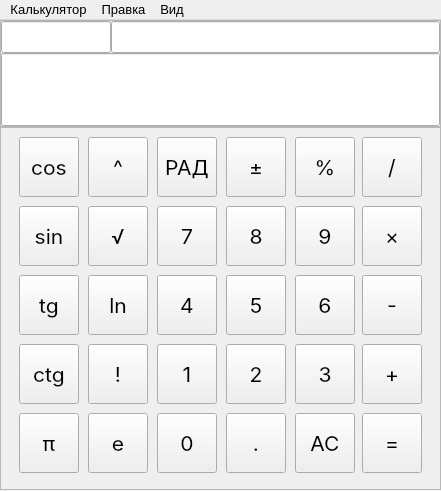
<?xml version="1.0" encoding="UTF-8"?>
<ui version="4.0">
 <class>MainWindow</class>
 <widget class="QMainWindow" name="MainWindow">
  <property name="geometry">
   <rect>
    <x>0</x>
    <y>0</y>
    <width>441</width>
    <height>491</height>
   </rect>
  </property>
  <property name="sizePolicy">
   <sizepolicy hsizetype="Minimum" vsizetype="Minimum">
    <horstretch>0</horstretch>
    <verstretch>0</verstretch>
   </sizepolicy>
  </property>
  <property name="minimumSize">
   <size>
    <width>303</width>
    <height>491</height>
   </size>
  </property>
  <property name="maximumSize">
   <size>
    <width>441</width>
    <height>491</height>
   </size>
  </property>
  <property name="font">
   <font>
    <pointsize>10</pointsize>
   </font>
  </property>
  <property name="windowTitle">
   <string>MainWindow</string>
  </property>
  <widget class="QWidget" name="centralwidget">
   <property name="sizePolicy">
    <sizepolicy hsizetype="Minimum" vsizetype="Minimum">
     <horstretch>0</horstretch>
     <verstretch>0</verstretch>
    </sizepolicy>
   </property>
   <property name="minimumSize">
    <size>
     <width>303</width>
     <height>466</height>
    </size>
   </property>
   <property name="maximumSize">
    <size>
     <width>441</width>
     <height>470</height>
    </size>
   </property>
   <property name="styleSheet">
    <string notr="true"/>
   </property>
   <layout class="QVBoxLayout" name="verticalLayout_2">
    <property name="spacing">
     <number>0</number>
    </property>
    <property name="leftMargin">
     <number>0</number>
    </property>
    <property name="topMargin">
     <number>0</number>
    </property>
    <property name="rightMargin">
     <number>0</number>
    </property>
    <property name="bottomMargin">
     <number>0</number>
    </property>
    <item>
     <widget class="QFrame" name="display">
      <property name="sizePolicy">
       <sizepolicy hsizetype="Minimum" vsizetype="Minimum">
        <horstretch>0</horstretch>
        <verstretch>0</verstretch>
       </sizepolicy>
      </property>
      <property name="minimumSize">
       <size>
        <width>267</width>
        <height>107</height>
       </size>
      </property>
      <property name="frameShape">
       <enum>QFrame::StyledPanel</enum>
      </property>
      <property name="frameShadow">
       <enum>QFrame::Raised</enum>
      </property>
      <layout class="QVBoxLayout" name="verticalLayout" stretch="1,4">
       <property name="spacing">
        <number>0</number>
       </property>
       <property name="leftMargin">
        <number>0</number>
       </property>
       <property name="topMargin">
        <number>0</number>
       </property>
       <property name="rightMargin">
        <number>0</number>
       </property>
       <property name="bottomMargin">
        <number>0</number>
       </property>
       <item>
        <layout class="QHBoxLayout" name="secondaryDisplay" stretch="1,3">
         <property name="spacing">
          <number>0</number>
         </property>
         <item>
          <widget class="QLineEdit" name="indicator">
           <property name="sizePolicy">
            <sizepolicy hsizetype="Expanding" vsizetype="Minimum">
             <horstretch>0</horstretch>
             <verstretch>0</verstretch>
            </sizepolicy>
           </property>
           <property name="minimumSize">
            <size>
             <width>0</width>
             <height>32</height>
            </size>
           </property>
           <property name="font">
            <font>
             <pointsize>16</pointsize>
            </font>
           </property>
           <property name="alignment">
            <set>Qt::AlignLeading|Qt::AlignLeft|Qt::AlignVCenter</set>
           </property>
           <property name="readOnly">
            <bool>true</bool>
           </property>
          </widget>
         </item>
         <item>
          <widget class="QLineEdit" name="secondaryText">
           <property name="sizePolicy">
            <sizepolicy hsizetype="Expanding" vsizetype="Minimum">
             <horstretch>0</horstretch>
             <verstretch>0</verstretch>
            </sizepolicy>
           </property>
           <property name="minimumSize">
            <size>
             <width>0</width>
             <height>32</height>
            </size>
           </property>
           <property name="font">
            <font>
             <family>.AppleSystemUIFont</family>
             <pointsize>24</pointsize>
            </font>
           </property>
           <property name="alignment">
            <set>Qt::AlignRight|Qt::AlignTrailing|Qt::AlignVCenter</set>
           </property>
           <property name="readOnly">
            <bool>true</bool>
           </property>
          </widget>
         </item>
        </layout>
       </item>
       <item>
        <widget class="QLineEdit" name="primaryText">
         <property name="sizePolicy">
          <sizepolicy hsizetype="Expanding" vsizetype="Minimum">
           <horstretch>0</horstretch>
           <verstretch>0</verstretch>
          </sizepolicy>
         </property>
         <property name="minimumSize">
          <size>
           <width>0</width>
           <height>48</height>
          </size>
         </property>
         <property name="font">
          <font>
           <pointsize>36</pointsize>
          </font>
         </property>
         <property name="alignment">
          <set>Qt::AlignRight|Qt::AlignTrailing|Qt::AlignVCenter</set>
         </property>
         <property name="readOnly">
          <bool>true</bool>
         </property>
        </widget>
       </item>
      </layout>
     </widget>
    </item>
    <item>
     <widget class="QFrame" name="keyboard">
      <property name="sizePolicy">
       <sizepolicy hsizetype="Minimum" vsizetype="Minimum">
        <horstretch>0</horstretch>
        <verstretch>0</verstretch>
       </sizepolicy>
      </property>
      <property name="minimumSize">
       <size>
        <width>267</width>
        <height>363</height>
       </size>
      </property>
      <property name="frameShape">
       <enum>QFrame::StyledPanel</enum>
      </property>
      <property name="frameShadow">
       <enum>QFrame::Raised</enum>
      </property>
      <property name="lineWidth">
       <number>0</number>
      </property>
      <layout class="QHBoxLayout" name="horizontalLayout">
       <property name="spacing">
        <number>9</number>
       </property>
       <property name="leftMargin">
        <number>18</number>
       </property>
       <property name="topMargin">
        <number>9</number>
       </property>
       <property name="rightMargin">
        <number>18</number>
       </property>
       <property name="bottomMargin">
        <number>18</number>
       </property>
       <item>
        <widget class="QWidget" name="trigonometry" native="true">
         <property name="sizePolicy">
          <sizepolicy hsizetype="Minimum" vsizetype="Minimum">
           <horstretch>0</horstretch>
           <verstretch>0</verstretch>
          </sizepolicy>
         </property>
         <property name="minimumSize">
          <size>
           <width>60</width>
           <height>336</height>
          </size>
         </property>
         <layout class="QVBoxLayout" name="verticalLayout_4">
          <property name="spacing">
           <number>9</number>
          </property>
          <property name="leftMargin">
           <number>0</number>
          </property>
          <property name="topMargin">
           <number>0</number>
          </property>
          <property name="rightMargin">
           <number>0</number>
          </property>
          <property name="bottomMargin">
           <number>0</number>
          </property>
          <item>
           <widget class="QPushButton" name="cos">
            <property name="sizePolicy">
             <sizepolicy hsizetype="Maximum" vsizetype="Maximum">
              <horstretch>0</horstretch>
              <verstretch>0</verstretch>
             </sizepolicy>
            </property>
            <property name="minimumSize">
             <size>
              <width>60</width>
              <height>60</height>
             </size>
            </property>
            <property name="maximumSize">
             <size>
              <width>60</width>
              <height>60</height>
             </size>
            </property>
            <property name="font">
             <font>
              <family>Inter</family>
              <pointsize>16</pointsize>
             </font>
            </property>
            <property name="styleSheet">
             <string notr="true"/>
            </property>
            <property name="text">
             <string>cos</string>
            </property>
           </widget>
          </item>
          <item>
           <widget class="QPushButton" name="sin">
            <property name="sizePolicy">
             <sizepolicy hsizetype="Maximum" vsizetype="Maximum">
              <horstretch>0</horstretch>
              <verstretch>0</verstretch>
             </sizepolicy>
            </property>
            <property name="minimumSize">
             <size>
              <width>60</width>
              <height>60</height>
             </size>
            </property>
            <property name="maximumSize">
             <size>
              <width>60</width>
              <height>60</height>
             </size>
            </property>
            <property name="font">
             <font>
              <family>Inter</family>
              <pointsize>16</pointsize>
             </font>
            </property>
            <property name="styleSheet">
             <string notr="true"/>
            </property>
            <property name="text">
             <string>sin</string>
            </property>
           </widget>
          </item>
          <item>
           <widget class="QPushButton" name="tg">
            <property name="sizePolicy">
             <sizepolicy hsizetype="Maximum" vsizetype="Maximum">
              <horstretch>0</horstretch>
              <verstretch>0</verstretch>
             </sizepolicy>
            </property>
            <property name="minimumSize">
             <size>
              <width>60</width>
              <height>60</height>
             </size>
            </property>
            <property name="maximumSize">
             <size>
              <width>60</width>
              <height>60</height>
             </size>
            </property>
            <property name="font">
             <font>
              <family>Inter</family>
              <pointsize>16</pointsize>
             </font>
            </property>
            <property name="styleSheet">
             <string notr="true"/>
            </property>
            <property name="text">
             <string>tg</string>
            </property>
           </widget>
          </item>
          <item>
           <widget class="QPushButton" name="ctg">
            <property name="sizePolicy">
             <sizepolicy hsizetype="Maximum" vsizetype="Maximum">
              <horstretch>0</horstretch>
              <verstretch>0</verstretch>
             </sizepolicy>
            </property>
            <property name="minimumSize">
             <size>
              <width>60</width>
              <height>60</height>
             </size>
            </property>
            <property name="maximumSize">
             <size>
              <width>60</width>
              <height>60</height>
             </size>
            </property>
            <property name="font">
             <font>
              <family>Inter</family>
              <pointsize>16</pointsize>
             </font>
            </property>
            <property name="styleSheet">
             <string notr="true"/>
            </property>
            <property name="text">
             <string>ctg</string>
            </property>
           </widget>
          </item>
          <item>
           <widget class="QPushButton" name="pi">
            <property name="sizePolicy">
             <sizepolicy hsizetype="Maximum" vsizetype="Maximum">
              <horstretch>0</horstretch>
              <verstretch>0</verstretch>
             </sizepolicy>
            </property>
            <property name="minimumSize">
             <size>
              <width>60</width>
              <height>60</height>
             </size>
            </property>
            <property name="maximumSize">
             <size>
              <width>60</width>
              <height>60</height>
             </size>
            </property>
            <property name="font">
             <font>
              <family>Inter</family>
              <pointsize>16</pointsize>
             </font>
            </property>
            <property name="styleSheet">
             <string notr="true"/>
            </property>
            <property name="text">
             <string>π</string>
            </property>
           </widget>
          </item>
         </layout>
        </widget>
       </item>
       <item>
        <widget class="QWidget" name="alg" native="true">
         <property name="sizePolicy">
          <sizepolicy hsizetype="Minimum" vsizetype="Minimum">
           <horstretch>0</horstretch>
           <verstretch>0</verstretch>
          </sizepolicy>
         </property>
         <property name="minimumSize">
          <size>
           <width>60</width>
           <height>336</height>
          </size>
         </property>
         <layout class="QVBoxLayout" name="verticalLayout_3">
          <property name="spacing">
           <number>9</number>
          </property>
          <property name="leftMargin">
           <number>0</number>
          </property>
          <property name="topMargin">
           <number>0</number>
          </property>
          <property name="rightMargin">
           <number>0</number>
          </property>
          <property name="bottomMargin">
           <number>0</number>
          </property>
          <item>
           <widget class="QPushButton" name="pow">
            <property name="sizePolicy">
             <sizepolicy hsizetype="Maximum" vsizetype="Maximum">
              <horstretch>0</horstretch>
              <verstretch>0</verstretch>
             </sizepolicy>
            </property>
            <property name="minimumSize">
             <size>
              <width>60</width>
              <height>60</height>
             </size>
            </property>
            <property name="maximumSize">
             <size>
              <width>60</width>
              <height>60</height>
             </size>
            </property>
            <property name="font">
             <font>
              <family>Inter</family>
              <pointsize>16</pointsize>
             </font>
            </property>
            <property name="styleSheet">
             <string notr="true"/>
            </property>
            <property name="text">
             <string>^</string>
            </property>
            <property name="icon">
             <iconset>
              <normaloff>:/icons/chevron-up.png</normaloff>:/icons/chevron-up.png</iconset>
            </property>
           </widget>
          </item>
          <item>
           <widget class="QPushButton" name="sqrt">
            <property name="sizePolicy">
             <sizepolicy hsizetype="Maximum" vsizetype="Maximum">
              <horstretch>0</horstretch>
              <verstretch>0</verstretch>
             </sizepolicy>
            </property>
            <property name="minimumSize">
             <size>
              <width>60</width>
              <height>60</height>
             </size>
            </property>
            <property name="maximumSize">
             <size>
              <width>60</width>
              <height>60</height>
             </size>
            </property>
            <property name="font">
             <font>
              <family>Inter</family>
              <pointsize>16</pointsize>
             </font>
            </property>
            <property name="styleSheet">
             <string notr="true"/>
            </property>
            <property name="text">
             <string>√</string>
            </property>
            <property name="iconSize">
             <size>
              <width>24</width>
              <height>24</height>
             </size>
            </property>
           </widget>
          </item>
          <item>
           <widget class="QPushButton" name="log">
            <property name="sizePolicy">
             <sizepolicy hsizetype="Maximum" vsizetype="Maximum">
              <horstretch>0</horstretch>
              <verstretch>0</verstretch>
             </sizepolicy>
            </property>
            <property name="minimumSize">
             <size>
              <width>60</width>
              <height>60</height>
             </size>
            </property>
            <property name="maximumSize">
             <size>
              <width>60</width>
              <height>60</height>
             </size>
            </property>
            <property name="font">
             <font>
              <family>Inter</family>
              <pointsize>16</pointsize>
             </font>
            </property>
            <property name="styleSheet">
             <string notr="true"/>
            </property>
            <property name="text">
             <string>ln</string>
            </property>
           </widget>
          </item>
          <item>
           <widget class="QPushButton" name="fact">
            <property name="sizePolicy">
             <sizepolicy hsizetype="Maximum" vsizetype="Maximum">
              <horstretch>0</horstretch>
              <verstretch>0</verstretch>
             </sizepolicy>
            </property>
            <property name="minimumSize">
             <size>
              <width>60</width>
              <height>60</height>
             </size>
            </property>
            <property name="maximumSize">
             <size>
              <width>60</width>
              <height>60</height>
             </size>
            </property>
            <property name="font">
             <font>
              <family>Inter</family>
              <pointsize>16</pointsize>
             </font>
            </property>
            <property name="styleSheet">
             <string notr="true"/>
            </property>
            <property name="text">
             <string>!</string>
            </property>
           </widget>
          </item>
          <item>
           <widget class="QPushButton" name="e">
            <property name="sizePolicy">
             <sizepolicy hsizetype="Maximum" vsizetype="Maximum">
              <horstretch>0</horstretch>
              <verstretch>0</verstretch>
             </sizepolicy>
            </property>
            <property name="minimumSize">
             <size>
              <width>60</width>
              <height>60</height>
             </size>
            </property>
            <property name="maximumSize">
             <size>
              <width>60</width>
              <height>60</height>
             </size>
            </property>
            <property name="font">
             <font>
              <family>Inter</family>
              <pointsize>16</pointsize>
             </font>
            </property>
            <property name="styleSheet">
             <string notr="true"/>
            </property>
            <property name="text">
             <string>e</string>
            </property>
           </widget>
          </item>
         </layout>
        </widget>
       </item>
       <item>
        <widget class="QWidget" name="basic" native="true">
         <property name="sizePolicy">
          <sizepolicy hsizetype="Minimum" vsizetype="Minimum">
           <horstretch>0</horstretch>
           <verstretch>0</verstretch>
          </sizepolicy>
         </property>
         <property name="minimumSize">
          <size>
           <width>198</width>
           <height>336</height>
          </size>
         </property>
         <layout class="QVBoxLayout" name="verticalLayout_6">
          <property name="spacing">
           <number>9</number>
          </property>
          <property name="leftMargin">
           <number>0</number>
          </property>
          <property name="topMargin">
           <number>0</number>
          </property>
          <property name="rightMargin">
           <number>0</number>
          </property>
          <property name="bottomMargin">
           <number>0</number>
          </property>
          <item>
           <layout class="QHBoxLayout" name="controls">
            <property name="spacing">
             <number>9</number>
            </property>
            <item>
             <widget class="QPushButton" name="toRad">
              <property name="sizePolicy">
               <sizepolicy hsizetype="Maximum" vsizetype="Maximum">
                <horstretch>0</horstretch>
                <verstretch>0</verstretch>
               </sizepolicy>
              </property>
              <property name="minimumSize">
               <size>
                <width>60</width>
                <height>60</height>
               </size>
              </property>
              <property name="maximumSize">
               <size>
                <width>60</width>
                <height>60</height>
               </size>
              </property>
              <property name="font">
               <font>
                <family>Inter</family>
                <pointsize>16</pointsize>
               </font>
              </property>
              <property name="styleSheet">
               <string notr="true"/>
              </property>
              <property name="text">
               <string>РАД</string>
              </property>
             </widget>
            </item>
            <item>
             <widget class="QPushButton" name="changeSign">
              <property name="sizePolicy">
               <sizepolicy hsizetype="Maximum" vsizetype="Maximum">
                <horstretch>0</horstretch>
                <verstretch>0</verstretch>
               </sizepolicy>
              </property>
              <property name="minimumSize">
               <size>
                <width>60</width>
                <height>60</height>
               </size>
              </property>
              <property name="maximumSize">
               <size>
                <width>60</width>
                <height>60</height>
               </size>
              </property>
              <property name="font">
               <font>
                <family>Inter</family>
                <pointsize>16</pointsize>
               </font>
              </property>
              <property name="styleSheet">
               <string notr="true"/>
              </property>
              <property name="text">
               <string>±</string>
              </property>
              <property name="iconSize">
               <size>
                <width>18</width>
                <height>18</height>
               </size>
              </property>
             </widget>
            </item>
            <item>
             <widget class="QPushButton" name="percent">
              <property name="sizePolicy">
               <sizepolicy hsizetype="Maximum" vsizetype="Maximum">
                <horstretch>0</horstretch>
                <verstretch>0</verstretch>
               </sizepolicy>
              </property>
              <property name="minimumSize">
               <size>
                <width>60</width>
                <height>60</height>
               </size>
              </property>
              <property name="maximumSize">
               <size>
                <width>60</width>
                <height>60</height>
               </size>
              </property>
              <property name="font">
               <font>
                <family>Inter</family>
                <pointsize>16</pointsize>
               </font>
              </property>
              <property name="styleSheet">
               <string notr="true"/>
              </property>
              <property name="text">
               <string>%</string>
              </property>
             </widget>
            </item>
           </layout>
          </item>
          <item>
           <layout class="QGridLayout" name="nums">
            <property name="spacing">
             <number>9</number>
            </property>
            <item row="0" column="0">
             <widget class="QPushButton" name="seven">
              <property name="sizePolicy">
               <sizepolicy hsizetype="Maximum" vsizetype="Maximum">
                <horstretch>0</horstretch>
                <verstretch>0</verstretch>
               </sizepolicy>
              </property>
              <property name="minimumSize">
               <size>
                <width>60</width>
                <height>60</height>
               </size>
              </property>
              <property name="maximumSize">
               <size>
                <width>60</width>
                <height>60</height>
               </size>
              </property>
              <property name="font">
               <font>
                <family>Inter</family>
                <pointsize>16</pointsize>
               </font>
              </property>
              <property name="styleSheet">
               <string notr="true"/>
              </property>
              <property name="text">
               <string>7</string>
              </property>
             </widget>
            </item>
            <item row="0" column="1">
             <widget class="QPushButton" name="eight">
              <property name="sizePolicy">
               <sizepolicy hsizetype="Maximum" vsizetype="Maximum">
                <horstretch>0</horstretch>
                <verstretch>0</verstretch>
               </sizepolicy>
              </property>
              <property name="minimumSize">
               <size>
                <width>60</width>
                <height>60</height>
               </size>
              </property>
              <property name="maximumSize">
               <size>
                <width>60</width>
                <height>60</height>
               </size>
              </property>
              <property name="font">
               <font>
                <family>Inter</family>
                <pointsize>16</pointsize>
               </font>
              </property>
              <property name="styleSheet">
               <string notr="true"/>
              </property>
              <property name="text">
               <string>8</string>
              </property>
             </widget>
            </item>
            <item row="0" column="2">
             <widget class="QPushButton" name="nine">
              <property name="sizePolicy">
               <sizepolicy hsizetype="Maximum" vsizetype="Maximum">
                <horstretch>0</horstretch>
                <verstretch>0</verstretch>
               </sizepolicy>
              </property>
              <property name="minimumSize">
               <size>
                <width>60</width>
                <height>60</height>
               </size>
              </property>
              <property name="maximumSize">
               <size>
                <width>60</width>
                <height>60</height>
               </size>
              </property>
              <property name="font">
               <font>
                <family>Inter</family>
                <pointsize>16</pointsize>
               </font>
              </property>
              <property name="styleSheet">
               <string notr="true"/>
              </property>
              <property name="text">
               <string>9</string>
              </property>
             </widget>
            </item>
            <item row="1" column="0">
             <widget class="QPushButton" name="four">
              <property name="sizePolicy">
               <sizepolicy hsizetype="Maximum" vsizetype="Maximum">
                <horstretch>0</horstretch>
                <verstretch>0</verstretch>
               </sizepolicy>
              </property>
              <property name="minimumSize">
               <size>
                <width>60</width>
                <height>60</height>
               </size>
              </property>
              <property name="maximumSize">
               <size>
                <width>60</width>
                <height>60</height>
               </size>
              </property>
              <property name="font">
               <font>
                <family>Inter</family>
                <pointsize>16</pointsize>
               </font>
              </property>
              <property name="styleSheet">
               <string notr="true"/>
              </property>
              <property name="text">
               <string>4</string>
              </property>
             </widget>
            </item>
            <item row="1" column="1">
             <widget class="QPushButton" name="five">
              <property name="sizePolicy">
               <sizepolicy hsizetype="Maximum" vsizetype="Maximum">
                <horstretch>0</horstretch>
                <verstretch>0</verstretch>
               </sizepolicy>
              </property>
              <property name="minimumSize">
               <size>
                <width>60</width>
                <height>60</height>
               </size>
              </property>
              <property name="maximumSize">
               <size>
                <width>60</width>
                <height>60</height>
               </size>
              </property>
              <property name="font">
               <font>
                <family>Inter</family>
                <pointsize>16</pointsize>
               </font>
              </property>
              <property name="styleSheet">
               <string notr="true"/>
              </property>
              <property name="text">
               <string>5</string>
              </property>
             </widget>
            </item>
            <item row="1" column="2">
             <widget class="QPushButton" name="six">
              <property name="sizePolicy">
               <sizepolicy hsizetype="Maximum" vsizetype="Maximum">
                <horstretch>0</horstretch>
                <verstretch>0</verstretch>
               </sizepolicy>
              </property>
              <property name="minimumSize">
               <size>
                <width>60</width>
                <height>60</height>
               </size>
              </property>
              <property name="maximumSize">
               <size>
                <width>60</width>
                <height>60</height>
               </size>
              </property>
              <property name="font">
               <font>
                <family>Inter</family>
                <pointsize>16</pointsize>
               </font>
              </property>
              <property name="styleSheet">
               <string notr="true"/>
              </property>
              <property name="text">
               <string>6</string>
              </property>
             </widget>
            </item>
            <item row="2" column="0">
             <widget class="QPushButton" name="one">
              <property name="sizePolicy">
               <sizepolicy hsizetype="Maximum" vsizetype="Maximum">
                <horstretch>0</horstretch>
                <verstretch>0</verstretch>
               </sizepolicy>
              </property>
              <property name="minimumSize">
               <size>
                <width>60</width>
                <height>60</height>
               </size>
              </property>
              <property name="maximumSize">
               <size>
                <width>60</width>
                <height>60</height>
               </size>
              </property>
              <property name="font">
               <font>
                <family>Inter</family>
                <pointsize>16</pointsize>
               </font>
              </property>
              <property name="styleSheet">
               <string notr="true"/>
              </property>
              <property name="text">
               <string>1</string>
              </property>
             </widget>
            </item>
            <item row="2" column="1">
             <widget class="QPushButton" name="two">
              <property name="sizePolicy">
               <sizepolicy hsizetype="Maximum" vsizetype="Maximum">
                <horstretch>0</horstretch>
                <verstretch>0</verstretch>
               </sizepolicy>
              </property>
              <property name="minimumSize">
               <size>
                <width>60</width>
                <height>60</height>
               </size>
              </property>
              <property name="maximumSize">
               <size>
                <width>60</width>
                <height>60</height>
               </size>
              </property>
              <property name="font">
               <font>
                <family>Inter</family>
                <pointsize>16</pointsize>
               </font>
              </property>
              <property name="styleSheet">
               <string notr="true"/>
              </property>
              <property name="text">
               <string>2</string>
              </property>
             </widget>
            </item>
            <item row="2" column="2">
             <widget class="QPushButton" name="three">
              <property name="sizePolicy">
               <sizepolicy hsizetype="Maximum" vsizetype="Maximum">
                <horstretch>0</horstretch>
                <verstretch>0</verstretch>
               </sizepolicy>
              </property>
              <property name="minimumSize">
               <size>
                <width>60</width>
                <height>60</height>
               </size>
              </property>
              <property name="maximumSize">
               <size>
                <width>60</width>
                <height>60</height>
               </size>
              </property>
              <property name="font">
               <font>
                <family>Inter</family>
                <pointsize>16</pointsize>
               </font>
              </property>
              <property name="styleSheet">
               <string notr="true"/>
              </property>
              <property name="text">
               <string>3</string>
              </property>
             </widget>
            </item>
            <item row="3" column="0">
             <widget class="QPushButton" name="zero">
              <property name="sizePolicy">
               <sizepolicy hsizetype="Maximum" vsizetype="Maximum">
                <horstretch>0</horstretch>
                <verstretch>0</verstretch>
               </sizepolicy>
              </property>
              <property name="minimumSize">
               <size>
                <width>60</width>
                <height>60</height>
               </size>
              </property>
              <property name="maximumSize">
               <size>
                <width>60</width>
                <height>60</height>
               </size>
              </property>
              <property name="font">
               <font>
                <family>Inter</family>
                <pointsize>16</pointsize>
               </font>
              </property>
              <property name="styleSheet">
               <string notr="true"/>
              </property>
              <property name="text">
               <string>0</string>
              </property>
             </widget>
            </item>
            <item row="3" column="1">
             <widget class="QPushButton" name="dot">
              <property name="sizePolicy">
               <sizepolicy hsizetype="Maximum" vsizetype="Maximum">
                <horstretch>0</horstretch>
                <verstretch>0</verstretch>
               </sizepolicy>
              </property>
              <property name="minimumSize">
               <size>
                <width>60</width>
                <height>60</height>
               </size>
              </property>
              <property name="maximumSize">
               <size>
                <width>60</width>
                <height>60</height>
               </size>
              </property>
              <property name="font">
               <font>
                <family>Inter</family>
                <pointsize>16</pointsize>
               </font>
              </property>
              <property name="styleSheet">
               <string notr="true"/>
              </property>
              <property name="text">
               <string>.</string>
              </property>
             </widget>
            </item>
            <item row="3" column="2">
             <widget class="QPushButton" name="del">
              <property name="sizePolicy">
               <sizepolicy hsizetype="Maximum" vsizetype="Maximum">
                <horstretch>0</horstretch>
                <verstretch>0</verstretch>
               </sizepolicy>
              </property>
              <property name="minimumSize">
               <size>
                <width>60</width>
                <height>60</height>
               </size>
              </property>
              <property name="maximumSize">
               <size>
                <width>60</width>
                <height>60</height>
               </size>
              </property>
              <property name="font">
               <font>
                <family>Inter</family>
                <pointsize>16</pointsize>
               </font>
              </property>
              <property name="styleSheet">
               <string notr="true"/>
              </property>
              <property name="text">
               <string>AC</string>
              </property>
             </widget>
            </item>
           </layout>
          </item>
         </layout>
        </widget>
       </item>
       <item>
        <widget class="QWidget" name="mainOperations" native="true">
         <property name="sizePolicy">
          <sizepolicy hsizetype="Minimum" vsizetype="Minimum">
           <horstretch>0</horstretch>
           <verstretch>0</verstretch>
          </sizepolicy>
         </property>
         <property name="minimumSize">
          <size>
           <width>60</width>
           <height>336</height>
          </size>
         </property>
         <layout class="QVBoxLayout" name="verticalLayout_5">
          <property name="spacing">
           <number>9</number>
          </property>
          <property name="leftMargin">
           <number>0</number>
          </property>
          <property name="topMargin">
           <number>0</number>
          </property>
          <property name="rightMargin">
           <number>0</number>
          </property>
          <property name="bottomMargin">
           <number>0</number>
          </property>
          <item>
           <widget class="QPushButton" name="div">
            <property name="sizePolicy">
             <sizepolicy hsizetype="Maximum" vsizetype="Maximum">
              <horstretch>0</horstretch>
              <verstretch>0</verstretch>
             </sizepolicy>
            </property>
            <property name="minimumSize">
             <size>
              <width>60</width>
              <height>60</height>
             </size>
            </property>
            <property name="maximumSize">
             <size>
              <width>60</width>
              <height>60</height>
             </size>
            </property>
            <property name="font">
             <font>
              <family>Inter</family>
              <pointsize>16</pointsize>
             </font>
            </property>
            <property name="styleSheet">
             <string notr="true"/>
            </property>
            <property name="text">
             <string>/</string>
            </property>
           </widget>
          </item>
          <item>
           <widget class="QPushButton" name="mult">
            <property name="sizePolicy">
             <sizepolicy hsizetype="Maximum" vsizetype="Maximum">
              <horstretch>0</horstretch>
              <verstretch>0</verstretch>
             </sizepolicy>
            </property>
            <property name="minimumSize">
             <size>
              <width>60</width>
              <height>60</height>
             </size>
            </property>
            <property name="maximumSize">
             <size>
              <width>60</width>
              <height>60</height>
             </size>
            </property>
            <property name="font">
             <font>
              <family>Inter</family>
              <pointsize>16</pointsize>
             </font>
            </property>
            <property name="styleSheet">
             <string notr="true"/>
            </property>
            <property name="text">
             <string>×</string>
            </property>
            <property name="icon">
             <iconset>
              <normaloff>:/icons/cross.png</normaloff>:/icons/cross.png</iconset>
            </property>
           </widget>
          </item>
          <item>
           <widget class="QPushButton" name="minus">
            <property name="sizePolicy">
             <sizepolicy hsizetype="Maximum" vsizetype="Maximum">
              <horstretch>0</horstretch>
              <verstretch>0</verstretch>
             </sizepolicy>
            </property>
            <property name="minimumSize">
             <size>
              <width>60</width>
              <height>60</height>
             </size>
            </property>
            <property name="maximumSize">
             <size>
              <width>60</width>
              <height>60</height>
             </size>
            </property>
            <property name="font">
             <font>
              <family>Inter</family>
              <pointsize>16</pointsize>
             </font>
            </property>
            <property name="styleSheet">
             <string notr="true"/>
            </property>
            <property name="text">
             <string>-</string>
            </property>
           </widget>
          </item>
          <item>
           <widget class="QPushButton" name="plus">
            <property name="sizePolicy">
             <sizepolicy hsizetype="Maximum" vsizetype="Maximum">
              <horstretch>0</horstretch>
              <verstretch>0</verstretch>
             </sizepolicy>
            </property>
            <property name="minimumSize">
             <size>
              <width>60</width>
              <height>60</height>
             </size>
            </property>
            <property name="maximumSize">
             <size>
              <width>60</width>
              <height>60</height>
             </size>
            </property>
            <property name="font">
             <font>
              <family>Inter</family>
              <pointsize>16</pointsize>
             </font>
            </property>
            <property name="styleSheet">
             <string notr="true"/>
            </property>
            <property name="text">
             <string>+</string>
            </property>
           </widget>
          </item>
          <item>
           <widget class="QPushButton" name="eval">
            <property name="sizePolicy">
             <sizepolicy hsizetype="Maximum" vsizetype="Maximum">
              <horstretch>0</horstretch>
              <verstretch>0</verstretch>
             </sizepolicy>
            </property>
            <property name="minimumSize">
             <size>
              <width>60</width>
              <height>60</height>
             </size>
            </property>
            <property name="maximumSize">
             <size>
              <width>60</width>
              <height>60</height>
             </size>
            </property>
            <property name="font">
             <font>
              <family>Inter</family>
              <pointsize>16</pointsize>
             </font>
            </property>
            <property name="styleSheet">
             <string notr="true"/>
            </property>
            <property name="text">
             <string>=</string>
            </property>
           </widget>
          </item>
         </layout>
        </widget>
       </item>
      </layout>
     </widget>
    </item>
   </layout>
  </widget>
  <widget class="QMenuBar" name="menubar">
   <property name="geometry">
    <rect>
     <x>0</x>
     <y>0</y>
     <width>441</width>
     <height>36</height>
    </rect>
   </property>
   <widget class="QMenu" name="menu">
    <property name="title">
     <string>Калькулятор</string>
    </property>
   </widget>
   <widget class="QMenu" name="menu_2">
    <property name="title">
     <string>Вид</string>
    </property>
    <addaction name="showAgvancedAction"/>
    <addaction name="showTrigAction"/>
   </widget>
   <widget class="QMenu" name="menu_3">
    <property name="title">
     <string>Правка</string>
    </property>
   </widget>
   <addaction name="menu"/>
   <addaction name="menu_3"/>
   <addaction name="menu_2"/>
  </widget>
  <action name="action">
   <property name="checkable">
    <bool>true</bool>
   </property>
   <property name="text">
    <string>Обычный</string>
   </property>
  </action>
  <action name="showTrigAction">
   <property name="checkable">
    <bool>true</bool>
   </property>
   <property name="text">
    <string>Тригонометрия</string>
   </property>
  </action>
  <action name="showAgvancedAction">
   <property name="checkable">
    <bool>true</bool>
   </property>
   <property name="text">
    <string>Расширеный</string>
   </property>
  </action>
 </widget>
 <resources/>
 <connections/>
</ui>
